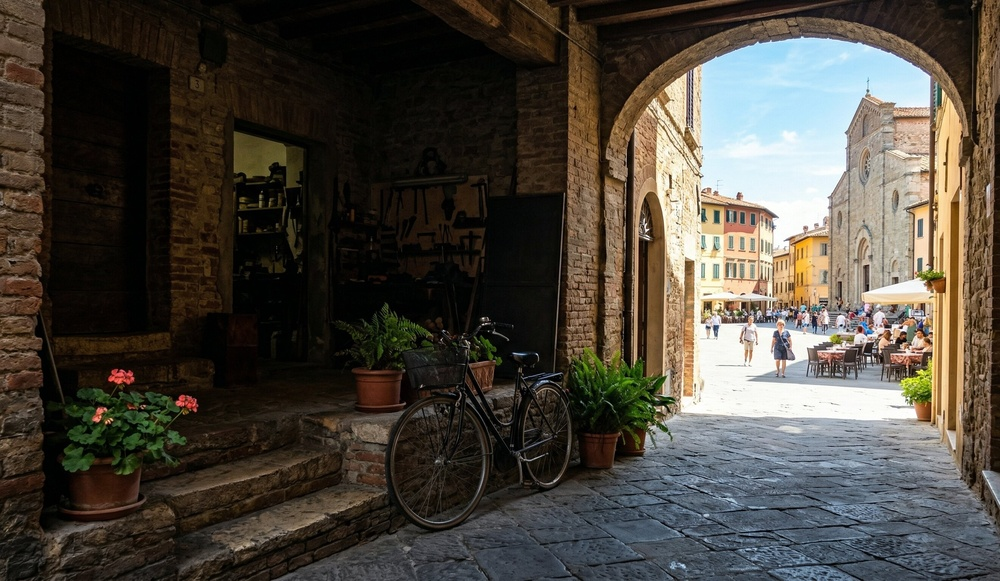
#> input picture First_Project/input.jpg, 1000 x 581 px, shrunk from 2643 x 1536 before the run
$ python main.py
#> lines starting #> are read from the running program, lines starting #| are printed output that depends on the picture
import cv2
import numpy as np
import matplotlib.pyplot as plt

##-----------------------------------------------------P-HDR-------------------------------------------------------------##

def adjust_gamma(image, gamma=1.0):
    """감마 보정을 통해 이미지 밝기를 조절하는 함수"""
    inv_gamma = 1.0 / gamma
    table = np.array([((i / 255.0) ** inv_gamma) * 255 for i in np.arange(0, 256)]).astype("uint8")
    return cv2.LUT(image, table)

# 1. 이미지 로드 (컬러)
image_path = "input.jpg" # 사용할 이미지 이름으로 변경하세요
img = cv2.imread(image_path)
#> img is the input picture: shape (581, 1000, 3); mean B, G, R 60.9, 69.4, 74.9

if img is None:
    print("이미지를 찾을 수 없습니다.")
    exit()

# Matplotlib 출력을 위해 BGR을 RGB로 변환
img_rgb = cv2.cvtColor(img, cv2.COLOR_BGR2RGB)

# 2. 가상의 다중 노출 이미지 생성 (감마 보정 활용)
img_underexposed = adjust_gamma(img_rgb, gamma=0.4) # 어두운 이미지 (명부 디테일용)
img_overexposed = adjust_gamma(img_rgb, gamma=2.2)  # 밝은 이미지 (암부 디테일용)
#> call 2 of adjust_gamma, with gamma = 2.2
#> in adjust_gamma (call 2), `return cv2.LUT(image, table)`:
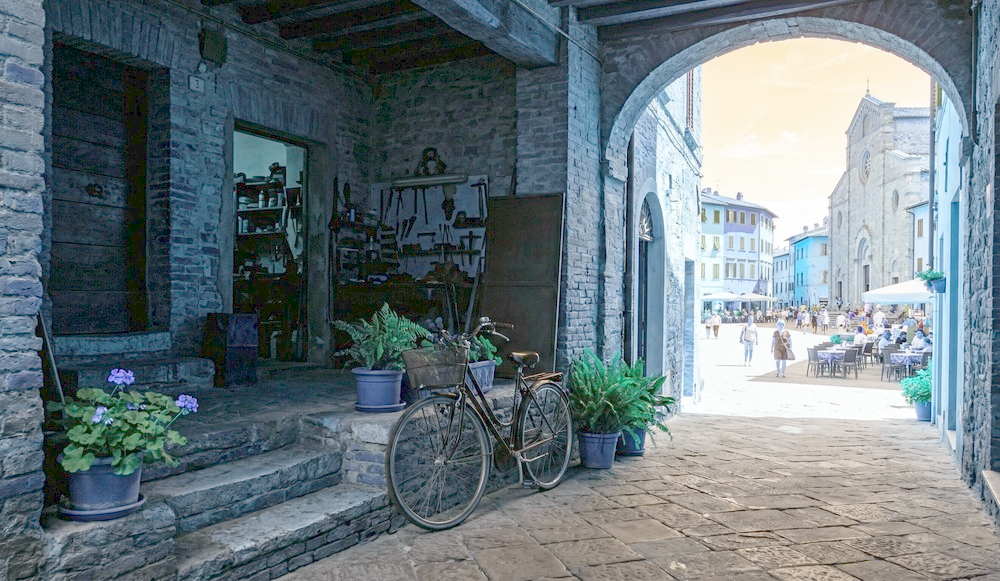
#> returned value: shape (581, 1000, 3); mean of channels 0, 1, 2 126.3, 120, 105.4; drawn as B, G, R

# 3. Mertens Fusion 알고리즘으로 블렌딩
merge_mertens = cv2.createMergeMertens()
exposure_images = [img_underexposed, img_rgb, img_overexposed]
hdr_mertens = merge_mertens.process(exposure_images)
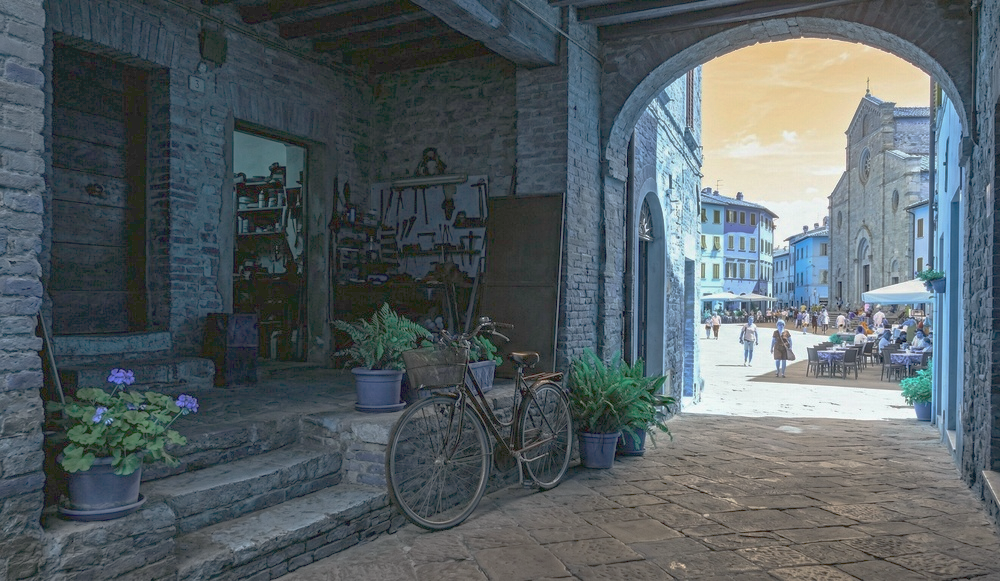
#> hdr_mertens: shape (581, 1000, 3) float32; mean of channels 0, 1, 2 0.396, 0.37, 0.313; drawn with min black and max white

# 출력을 위해 0~255 범위의 8비트 이미지로 변환
hdr_8bit = np.clip(hdr_mertens * 255, 0, 255).astype('uint8')
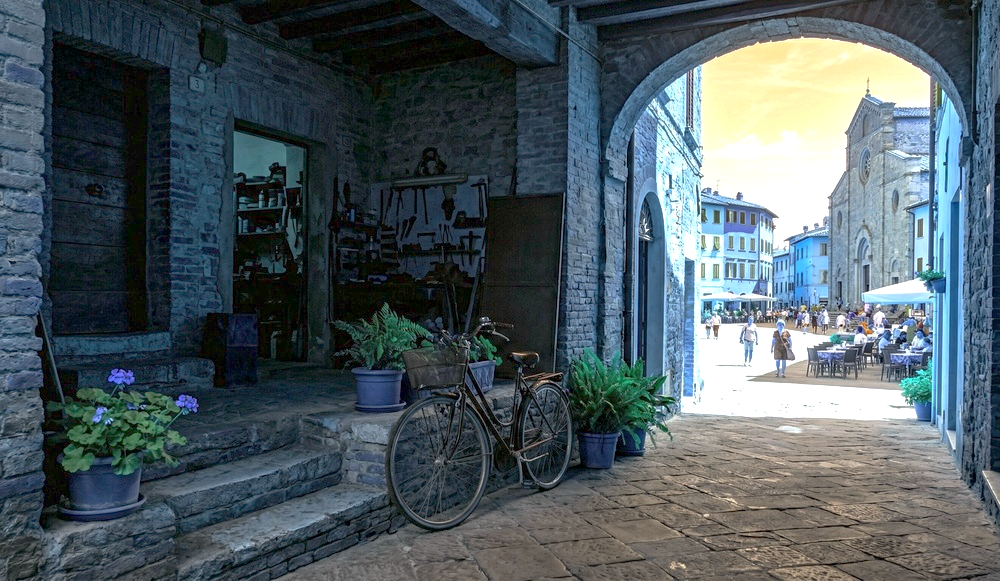
#> hdr_8bit: shape (581, 1000, 3); mean of channels 0, 1, 2 98.7, 92.3, 78.2; drawn as B, G, R

##----------------------------------------------------Color_HE-----------------------------------------------------------##

# 1. 이미지 로드 (컬러)

img_bgr = cv2.imread(image_path, cv2.IMREAD_COLOR)

if img_bgr is None:
    print("이미지를 찾을 수 없습니다.")
    exit()

# 2. 색공간 변환 및 밝기 채널 분리 (BGR -> YCrCb)
# RGB 채널의 상관관계로 인한 색상 왜곡을 막기 위해 YCrCb 색공간으로 변환합니다.
img_ycrcb = cv2.cvtColor(img_bgr, cv2.COLOR_BGR2YCrCb)
#> img_ycrcb: shape (581, 1000, 3); mean of channels 0, 1, 2 70.1, 131.4, 122.8

# Y(밝기), Cr(붉은색 색차), Cb(푸른색 색차) 채널로 분리
y, cr, cb = cv2.split(img_ycrcb)
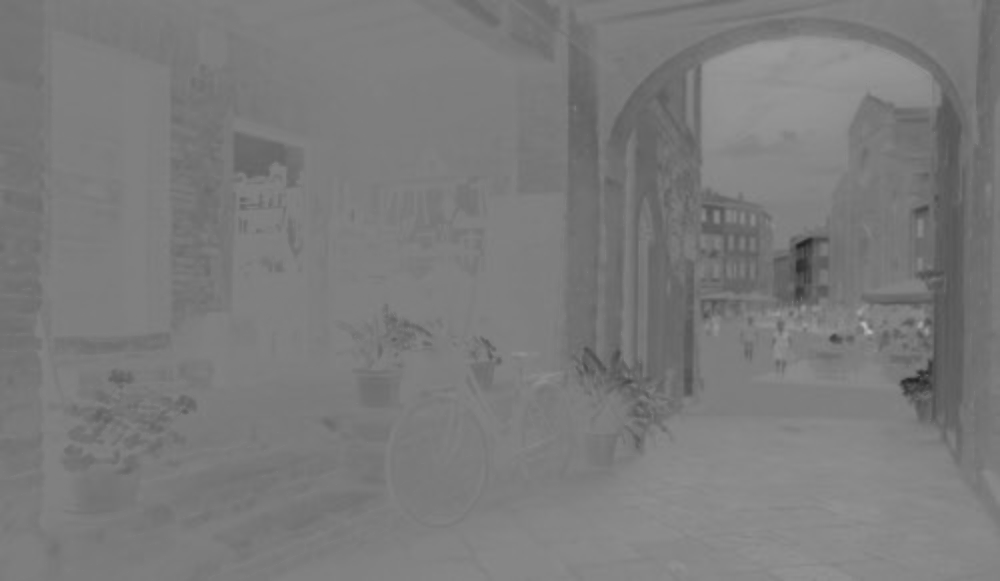
#> cb: shape (581, 1000); min 33, max 182, mean 122.8

# 3. Histogram Equalization 적용 (Y 채널에만)
y_eq = cv2.equalizeHist(y)

# 4. 채널 병합 및 원래 색공간으로 복귀
# 평활화된 Y채널과 기존의 Cr, Cb 채널을 다시 합칩니다.
img_ycrcb_eq = cv2.merge((y_eq, cr, cb))
#> img_ycrcb_eq: shape (581, 1000, 3); mean of channels 0, 1, 2 128.1, 131.4, 122.8

# 결과를 화면에 출력하기 위해 다시 BGR 색공간으로 변환 (OpenCV용)
img_bgr_eq = cv2.cvtColor(img_ycrcb_eq, cv2.COLOR_YCrCb2BGR)
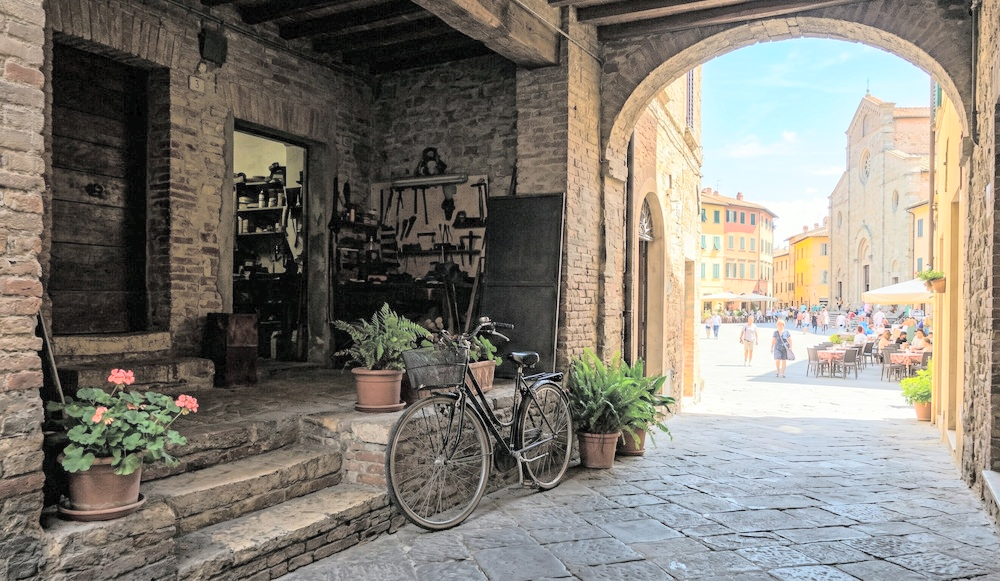
#> img_bgr_eq: shape (581, 1000, 3); mean B, G, R 118.4, 127.4, 132.7

# Matplotlib 출력을 위해 BGR을 RGB로 변환
img_rgb_original = cv2.cvtColor(img_bgr, cv2.COLOR_BGR2RGB)
img_rgb_eq = cv2.cvtColor(img_bgr_eq, cv2.COLOR_BGR2RGB)

##--------------------------------------------------Color_CLAHE----------------------------------------------------------##

# 1. 이미지 로드 (컬러)

img_bgr = cv2.imread(image_path, cv2.IMREAD_COLOR)

if img_bgr is None:
    print("이미지를 찾을 수 없습니다.")
    exit()

# 2. 색공간 변환 (BGR -> Lab)
# Lab 색공간은 밝기(L)와 색상(a, b)이 완전히 분리되어 있어 CLAHE 처리에 최적입니다.
img_lab = cv2.cvtColor(img_bgr, cv2.COLOR_BGR2Lab)
#> img_lab: shape (581, 1000, 3); mean of channels 0, 1, 2 72.3, 129.4, 133.7

# 3. 채널 분리
l, a, b = cv2.split(img_lab)

# 4. CLAHE 객체 생성 및 L 채널 적용
# clipLimit: 대비 한계 (보통 2.0 ~ 4.0), tileGridSize: 타일 분할 크기
clahe = cv2.createCLAHE(clipLimit=2.0, tileGridSize=(8, 8))
l_clahe = clahe.apply(l)

# 5. 채널 병합 및 원래 색공간으로 복귀
img_lab_clahe = cv2.merge((l_clahe, a, b))
#> img_lab_clahe: shape (581, 1000, 3); mean of channels 0, 1, 2 89, 129.4, 133.7
img_bgr_clahe = cv2.cvtColor(img_lab_clahe, cv2.COLOR_Lab2BGR)
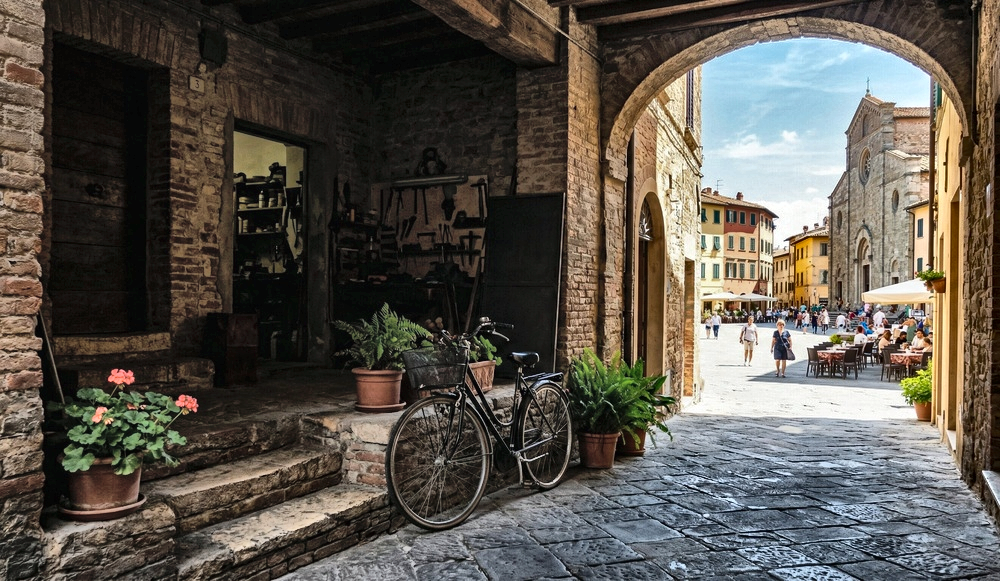
#> img_bgr_clahe: shape (581, 1000, 3); mean B, G, R 76.7, 85.1, 90.6

# 시각화를 위해 RGB로 변환
img_rgb_original = cv2.cvtColor(img_bgr, cv2.COLOR_BGR2RGB)
img_rgb_clahe = cv2.cvtColor(img_bgr_clahe, cv2.COLOR_BGR2RGB)

##-----------------------------------------------------시각화-------------------------------------------------------------##

# 4. 결과 시각화
plt.figure(figsize=(12, 8))

# 원본 이미지
plt.subplot(3, 3, 2)
plt.imshow(img_rgb)
plt.title('Original Image')
plt.axis('off')
# P-HDR 결과 이미지
plt.subplot(3, 3, 4)
plt.imshow(hdr_8bit)
plt.title('HDR Result')
plt.axis('off')
# Color HE 결과 이미지
plt.subplot(3, 3, 5)
plt.imshow(img_rgb_eq)
plt.title('Color Histogram Equalization (HE)')
plt.axis('off')
# 평활화된 Y(밝기) 채널 히스토그램
plt.subplot(3, 3, 8)
plt.hist(y_eq.ravel(), bins=256, range=[0, 256], color='gray')
plt.title('Equalized Y-Channel Histogram')
plt.xlim([0, 256])
# 원본 히스토그램
plt.subplot(3, 3, 7)
plt.hist(l.ravel(), bins=256, range=[0, 256], color='gray')
plt.title('Original Histogram')
# 컬러 CLAHE 결과 이미지
plt.subplot(3, 3, 6)
plt.imshow(img_rgb_clahe)
plt.title('Color CLAHE (Lab Space)')
plt.axis('off')
# 컬러 CLAHE 히스토그램
plt.subplot(3, 3, 9)
plt.hist(l_clahe.ravel(), bins=256, range=[0, 256], color='gray')
plt.title('CLAHE L-Channel Histogram')

plt.tight_layout()
plt.show()
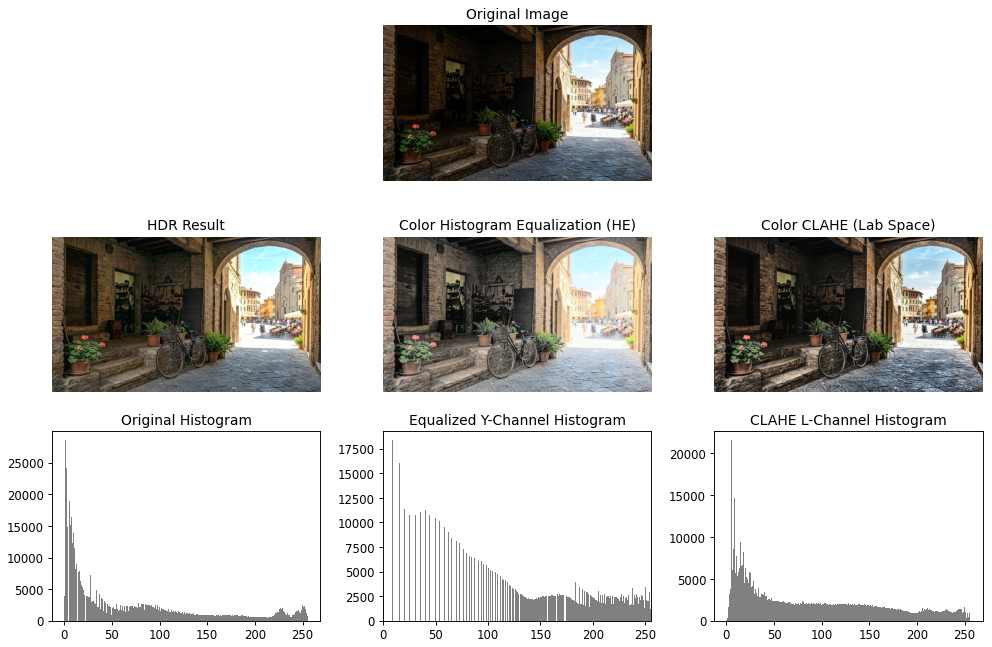
#> figure drawn by matplotlib, 7 panels; panel 4: tallest bar 18378 high, from x = 8 to 9; panel 5: tallest bar 28564 high, from x = 1 to 2; panel 7: tallest bar 21589 high, from x = 5 to 6

$ run again, with First_Project/over.jpg copied over First_Project/input.jpg
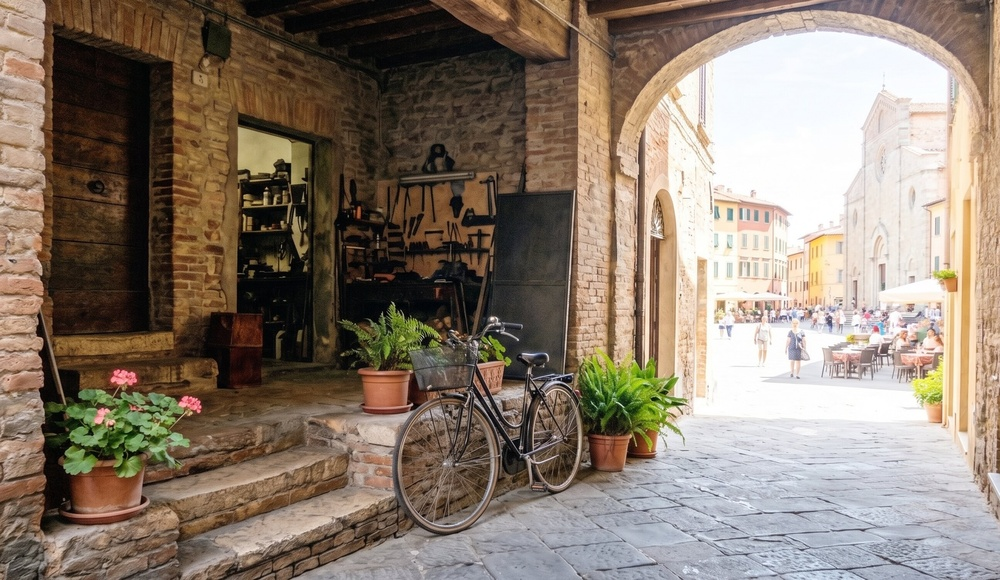
#> input picture First_Project/over.jpg, 1000 x 580 px, shrunk from 2594 x 1504 before the run
#> img is the input picture: shape (580, 1000, 3); mean B, G, R 110.3, 124, 138.4
#> img_ycrcb: shape (580, 1000, 3); mean of channels 0, 1, 2 126.8, 136.3, 118.7
#> img_ycrcb_eq: shape (580, 1000, 3); mean of channels 0, 1, 2 128, 136.3, 118.7
#> img_lab: shape (580, 1000, 3); mean of channels 0, 1, 2 131.2, 131.9, 137.9
#> `l, a, b = cv2.split(img_lab)`:
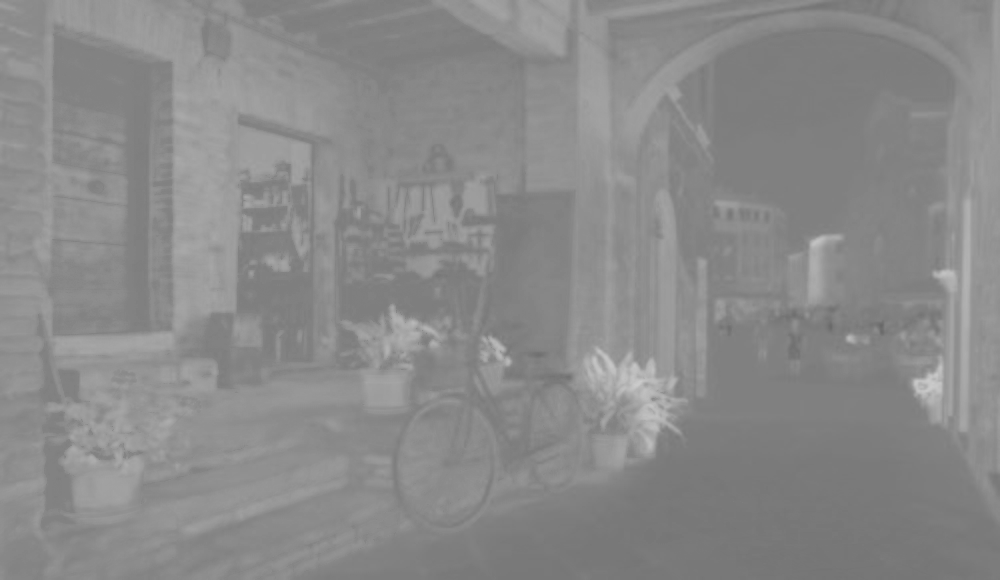
#> b: shape (580, 1000); min 104, max 203, mean 137.9
#> img_lab_clahe: shape (580, 1000, 3); mean of channels 0, 1, 2 137.3, 131.9, 137.9
#> `img_bgr_clahe = cv2.cvtColor(img_lab_clahe, cv2.COLOR_Lab2BGR)`:
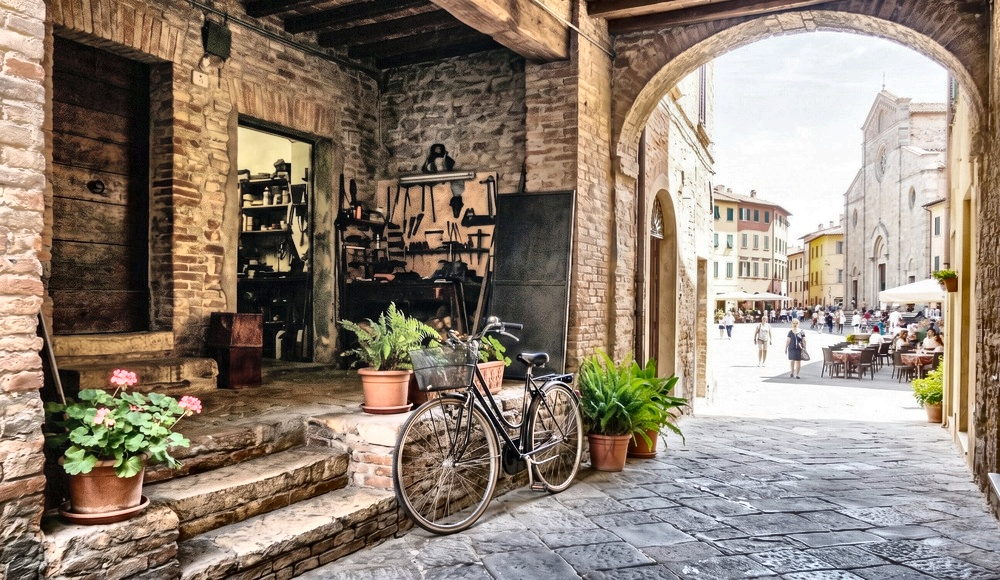
#> img_bgr_clahe: shape (580, 1000, 3); mean B, G, R 115.6, 129.7, 144.5
